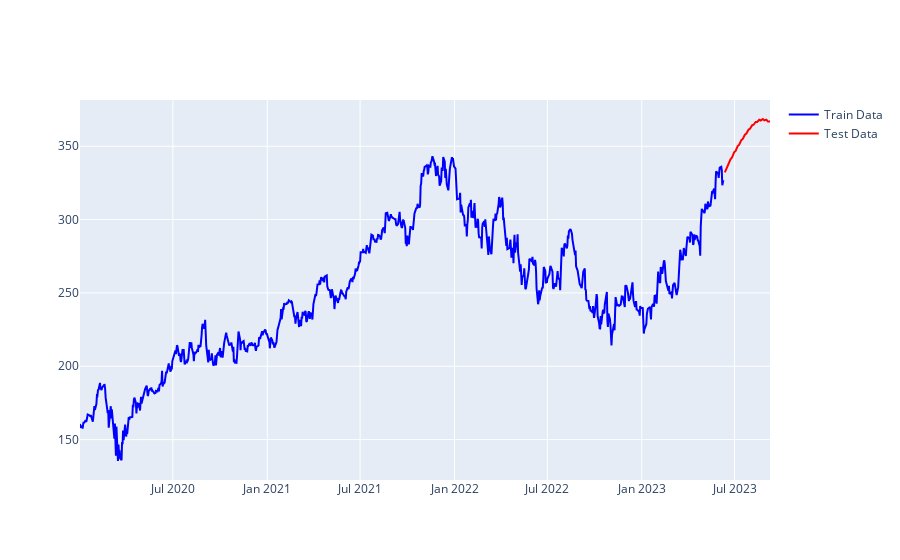

Write notebook code for a chart like this one.
### Code cell
fig = go.Figure()

fig.add_trace(go.Scatter(x=df_train['Date'], y=df_train['y'], mode='lines', name='Train Data', line=dict(color='blue')))
fig.add_trace(go.Scatter(x=df_test['Date'], y=df_test['y_predict'], mode='lines', name='Test Data', line=dict(color='red')))

fig.show()
